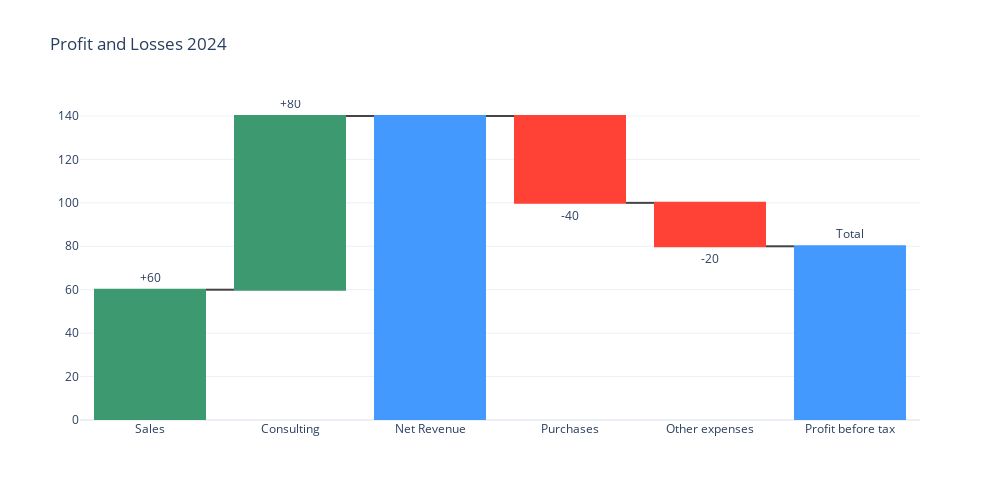

This figure's notebook cell:
### Markdown cell above
4.  Customise the location of the text that appears on each bar representing the changes by setting the argument `textposition` to one of the following values
   
   - “inside” positions text inside, next to the bar end (rotated and scaled if needed)
   - “outside” positions text outside, next to the bar end (scaled if needed), unless there is another bar stacked on this one, then the text gets pushed inside
   - “auto” tries to position text inside the bar, but if the bar is too small and no bar is stacked on this one the text is moved outside. 
   - “none”, no text appears.

### Code cell
fig = go.Figure(go.Waterfall(x = ["Sales", "Consulting", "Net Revenue", "Purchases", "Other expenses", "Profit before tax"],
                             y = [60, 80, 0, -40, -20, 0],
                             text = ["+60", "+80", "", "-40", "-20", "Total"],
                             textposition = "outside",
                             measure = ["relative", "relative", "total", "relative", "relative", "total"],
                             ))

fig.update_layout(title = "Profit and Losses 2024",
                  template='plotly_white',
                  width=1000,
                  height=500)

fig.show()

### Figure 1 — Plotly figure (JSON) as saved in the notebook; plotly's stock layout.template omitted (floating-point values rounded to 4 significant figures)
{"data": [{"measure": ["relative", "relative", "total", "relative", "relative", "total"], "text": ["+60", "+80", "", "-40", "-20", "Total"], "textposition": "outside", "type": "waterfall", "x": ["Sales", "Consulting", "Net Revenue", "Purchases", "Other expenses", "Profit before tax"], "y": [60, 80, 0, -40, -20, 0]}], "layout": {"height": 500, "title": {"text": "Profit and Losses 2024"}, "width": 1000}}
